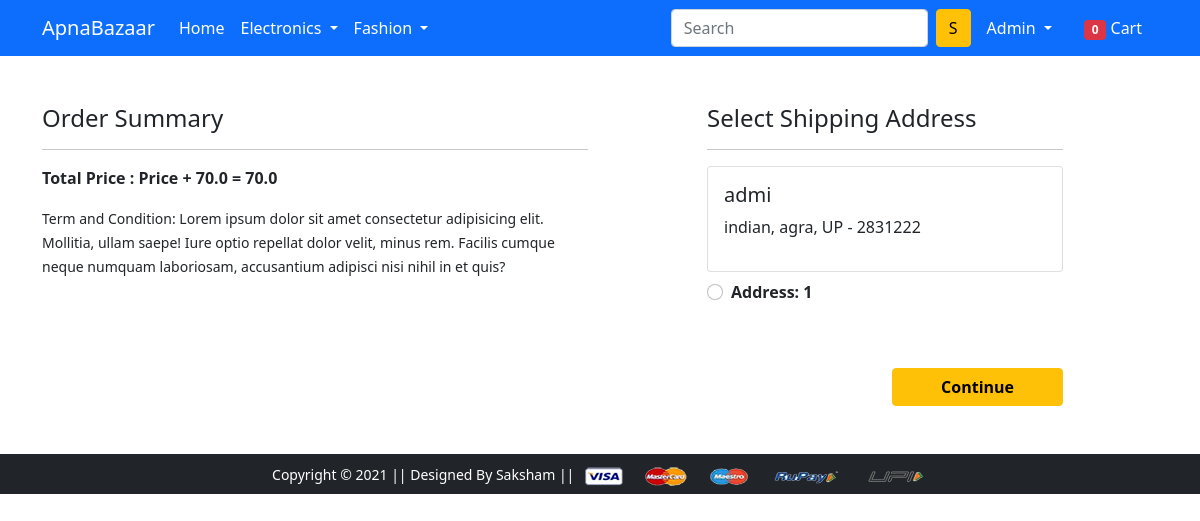
Screenshot of /checkout/ (signed in) with the database file from the repository.
### app/models.py (models this page shows, shortened)
class Customer(models.Model):
    user = models.ForeignKey(User, on_delete=models.CASCADE)
    name = models.CharField(max_length=200)
    locality = models.CharField(max_length=200)
    city = models.CharField(max_length=200)
    zipcode = models.IntegerField()
    state = models.CharField(choices=STATE_CHOICES, max_length=20)

### app/views.py (the view)
# urls.py: path('checkout/', views.checkout, name='checkout'),
@login_required
def checkout(request):
    user = request.user
    address = Customer.objects.filter(user=user)
    cart_items = Cart.objects.filter(user=user)
    shipping_amount = 70.0
    amount = 0.0
    total_amount = 0.0
    for pro in cart_items:
        amount+=(pro.quantity * pro.product.discounted_price)
    total_amount = amount+shipping_amount
    totalitem=len(Cart.objects.filter(user=request.user))
    return render(request, 'app/checkout.html', {'address':address, 'total_amount':total_amount, 'cart_items':cart_items,'totalitem':totalitem})

### app/templates/app/checkout.html (shortened to what this page needs)
{% extends 'app/base.html' %}
{% load static %}
{% block main-content %}
<div class="container">
 <div class="row mt-5">
  <div class="col-sm-6">
    <h4>Order Summary</h4>
    <hr>
    <p class="fw-bold">Total Price : Price + 70.0 = {{total_amount}}</p>
    <small>Term and Condition: Lorem ipsum dolor sit amet consectetur adipisicing elit. Mollitia, ullam saepe! Iure optio repellat dolor velit, minus rem. Facilis cumque neque numquam laboriosam, accusantium adipisci nisi nihil in et quis?</small>
  </div>
  <div class="col-sm-4 offset-sm-1">
    <h4>Select Shipping Address</h4>
    <hr>
    <form action="/placeorder">
      {% for add in address %}
      <div class="card">
        <div class="card-body">
        <h5>{{add.name}}</h5>
        <p>{{add.locality}}, {{add.city}}, {{add.state}} - {{add.zipcode}}</p>
        </div>
      </div>
        <div class="form-check mt-2 mb-5">
          <input class="form-check-input" type="radio" name="custid" id="custadd{{forloop.counter}}" value="{{add.id}}">
          <label class="form-check-label fw-bold" for="">
            Address: {{forloop.counter}} </label>
        </div>
      {% endfor %}
        <div class="text-end">
          <button type="submit" class="btn btn-warning mt-3 px-5 fw-bold">Continue</button>
        </div>
      </form>
    </div>
  </div>
</div>
{% endblock main-content %}

### app/templates/app/base.html (shortened to what this page needs)
<!doctype html>
{% load static %}
<html lang="en">
  <head>
    <link href="https://cdn.jsdelivr.net/npm/bootstrap@5.0.0-beta1/dist/css/bootstrap.min.css" rel="stylesheet">
    <link rel="stylesheet" href="{% static 'app/css/owl.carousel.min.css' %}">
    <link rel="stylesheet" href="{% static 'app/css/all.min.css' %}">
    <link rel="stylesheet" href="{% static 'app/css/style.css' %}">
  </head>
  <body>
    <nav class="navbar navbar-expand-lg navbar-dark bg-primary">
     <div class="container">
       <a class="navbar-brand" href="/">ApnaBazaar</a>
       <div class="collapse navbar-collapse" id="navbarSupportedContent">
         <ul class="navbar-nav me-auto mb-2 mb-lg-0">
           <li class="nav-item">
             <a class="nav-link active" aria-current="page" href="/">Home</a>
           </li>
           <li class="nav-item dropdown">
             <a class="nav-link dropdown-toggle text-white" href="#" id="electronicsDropdown" role="button" data-bs-toggle="dropdown" aria-expanded="false">
               Electronics
             </a>
           </li>
           <li class="nav-item dropdown">
             <a class="nav-link dropdown-toggle text-white" href="#" id="fashionDropdown" role="button" data-bs-toggle="dropdown" aria-expanded="false">
               Fashion
             </a>
           </li>
         </ul>
         <form class="d-flex">
           <input class="form-control me-2" type="search" placeholder="Search" aria-label="Search">
           <button class="btn btn-warning" type="submit">S</button>
         </form>
         <div>
          <ul class="navbar-nav me-auto mb-2 mb-lg-0">
            {% if request.user.is_authenticated %}
           <li class="nav-item dropdown mx-2">
              <a class="nav-link dropdown-toggle text-white" href="#" id="profileDropdown" role="button" data-bs-toggle="dropdown" aria-expanded="false">
                <span class='text-capitalize'>{{request.user}}</span>
              </a>
            </li>
            <li class="nav-item mx-2">
             <a href="{% url 'showcart' %}" class="nav-link text-white"><span class="badge bg-danger">{{totalitem}}</span> Cart </a>
            </li>
            {% endif %}
          </ul>
         </div>
       </div>
     </div>
    </nav>
    {% block main-content %} {% endblock main-content %}
    <footer class="container-fluid bg-dark text-center p-2 mt-5">
        <small class="text-white">Copyright &copy; 2021 || Designed By Saksham || </small>
        <img src="{% static 'app/images/payment.png' %}" alt="" srcset="" class="img-fluid" height="2px">
    </footer>
  </body>
</html>

### rows the page displays
Customer: name "admi", locality "indian", city "agra", state "UP", zipcode "2831222"

### other values shown
{{ request.user }} "Admin"
{{ totalitem }} "0"
{{ total_amount }} "70.0"
